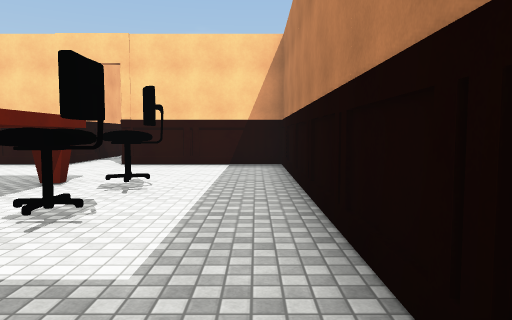
view 1 (above)

13 first-person views from a walk through a scene from a Unity 3-D project. The camera is 1.4 m above the floor, tilts 4° down and sees 70° across. The floor is counted in squares, 2 m on a side. Each view is taken from the middle of a square. On the plan, view 1 faces up. The plan holds only what a view shows up to about 11 squares ahead; the rest is blank. The place goes on beyond the plan. Surface patterns are stand-ins for the level's own textures.

view 2
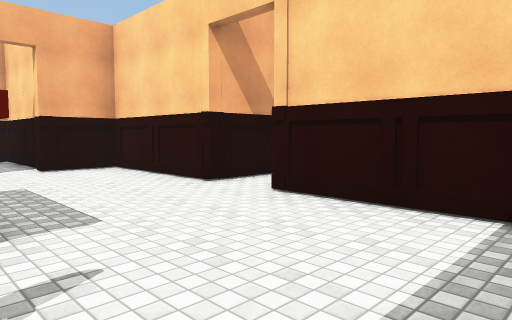

view 3
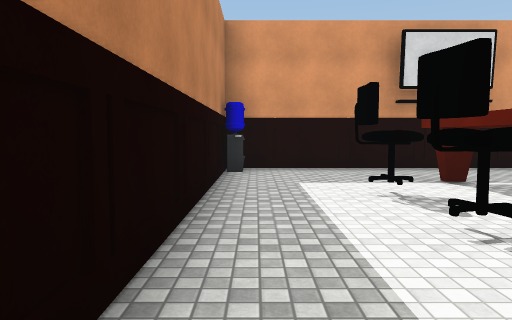

view 4
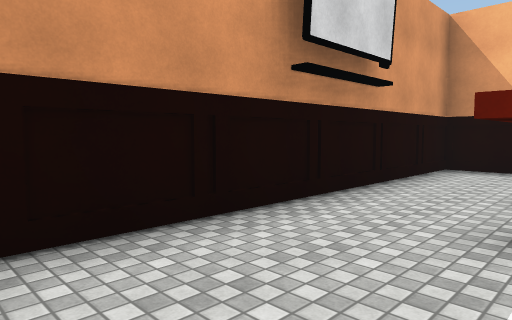

view 5
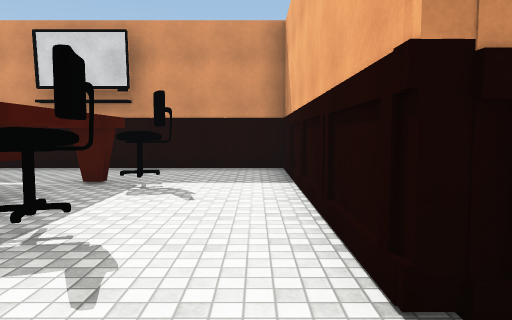

view 6
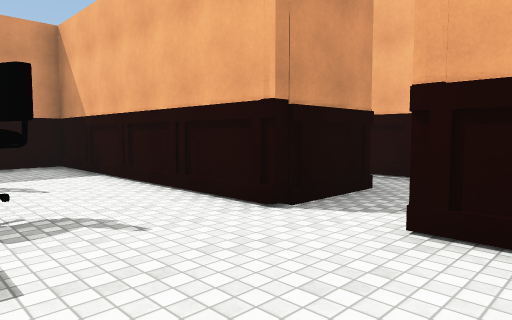

view 7
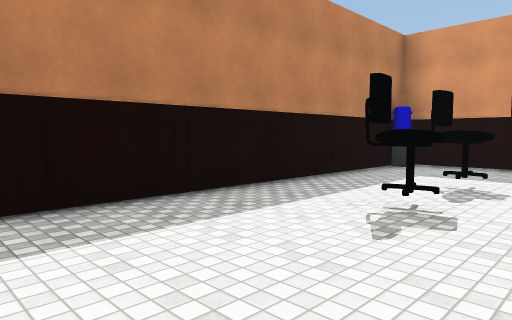

view 8
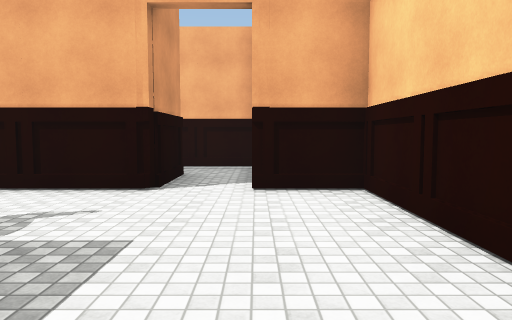

view 9
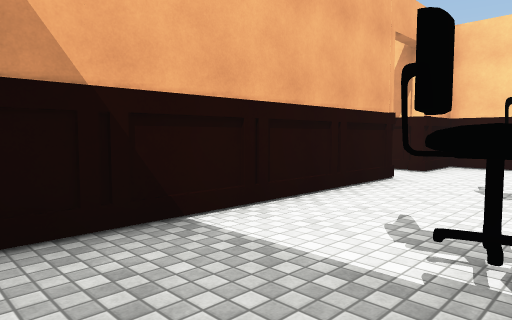

view 10
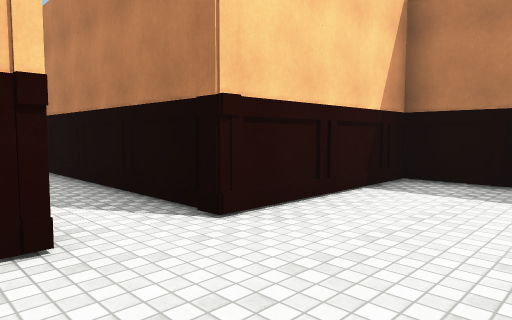

view 11
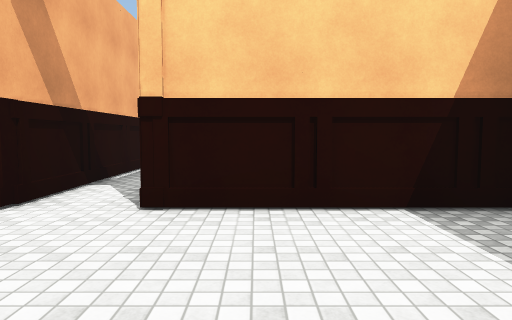

view 12
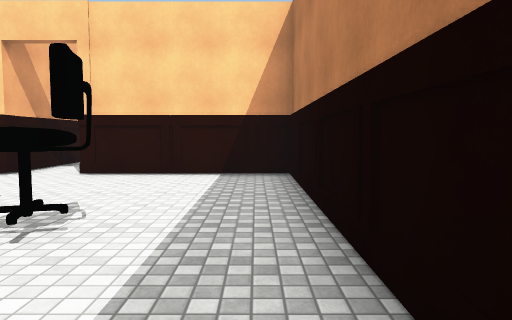

view 13
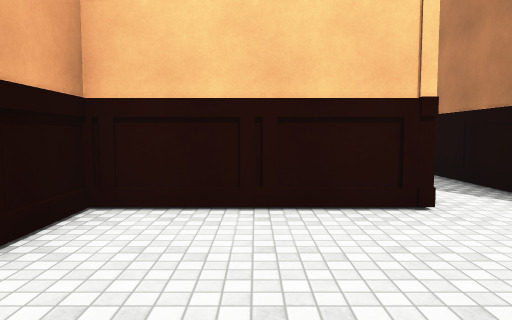

### Floor plan
Points are (right, up) in squares from view 1. A wall is a line through its corners. A room is listed if a view was taken in it or the views show most of it. See-through windows are left out.
Room 1 (views 1, 2, 3, 4, 5, 6, 7, 8, 9, 10, 11, 12, 13)
walls: (-5, 2.6) (-5, 3.6); (-4.2, 2.4) (-4.2, 3.4); (-2.5, 3.4) (-2.5, 1.3); (-2.5, 5.5) (-2.5, 3.6); (-8, 5.8) (-7.6, 5.6) (-7.6, -0.4) (0.6, -0.4) (0.6, 8.4) (-3, 8.4); (-4.4, 8.4) (-7.6, 8.4) (-7.6, 7.1) (-9.6, 7.1); (-9.5, 5.7) (-7.6, 5.7)
ways out: opening at (-8.5, 6); opening at (-4, 9)
objects: other object (-5, 2); other object (-5, 4) to (-5, 5); other object (-2, 3); other object (-2, 4)

Where each view was taken, in squares from view 1:
view 1: 0 up, 0 right, facing up
view 2: 5 up, 0 right, facing up-left
view 3: 7 up, 0 right, facing down
view 4: 2 up, 0 right, facing down-left
view 5: 7 up, 7 left, facing down
view 6: 8 up, 5 left, facing down-left
view 7: 8 up, 3 left, facing down-right
view 8: 7 up, 3 left, facing left
view 9: 0 up, 5 left, facing up-left
view 10: 6 up, 5 left, facing up-right
view 11: 5 up, 2 left, facing up
view 12: 2 up, 0 right, facing up
view 13: 5 up, 6 left, facing up
